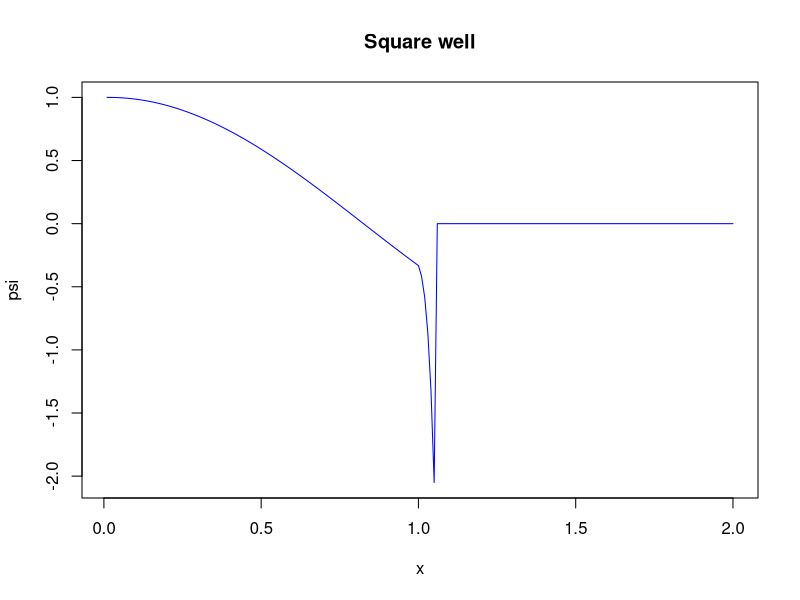
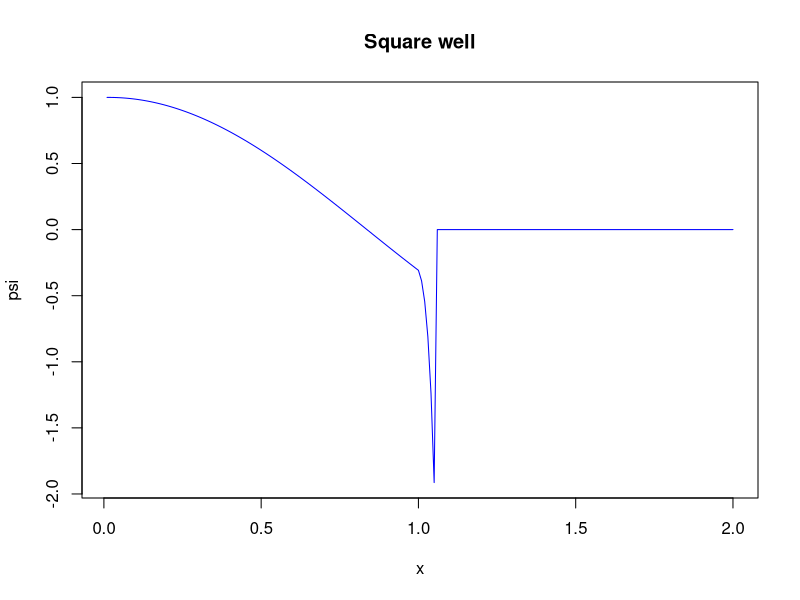
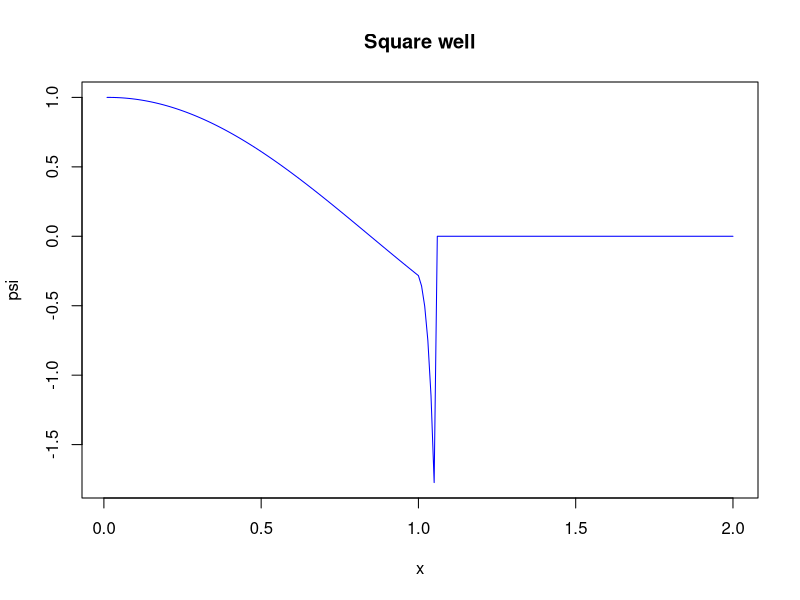
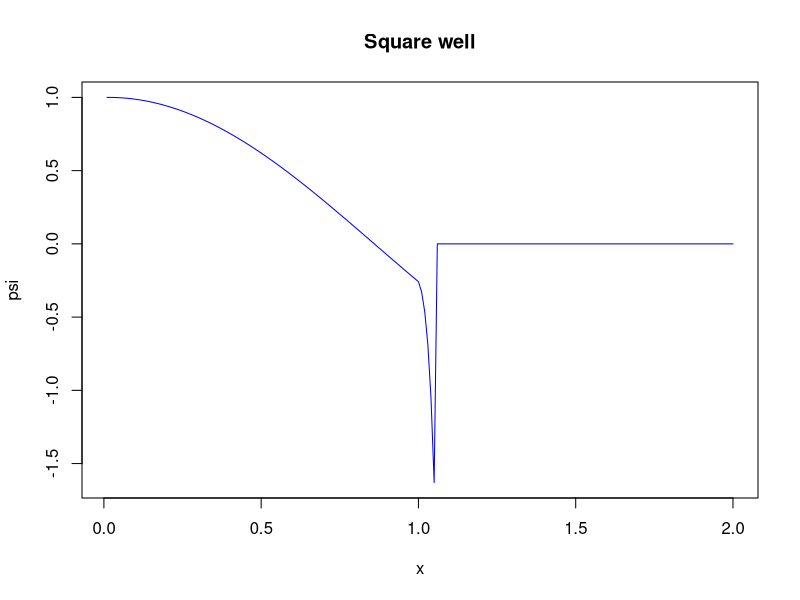
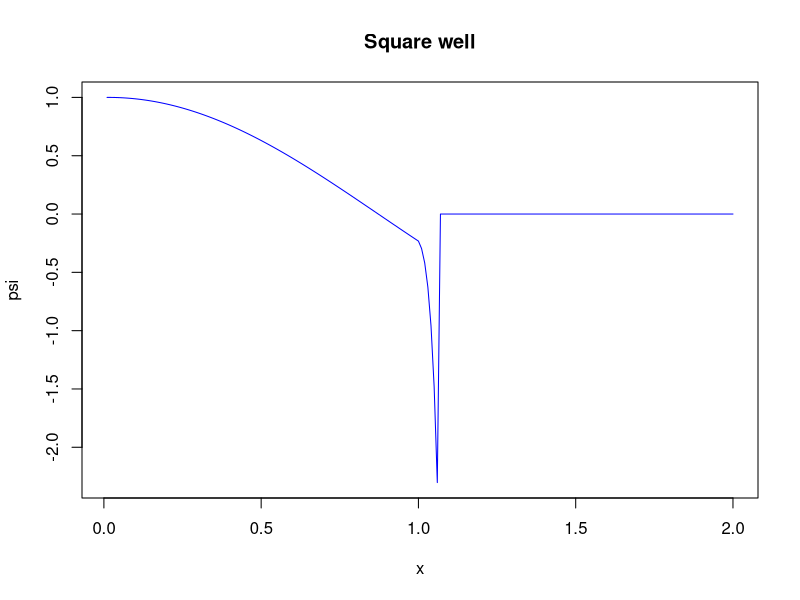
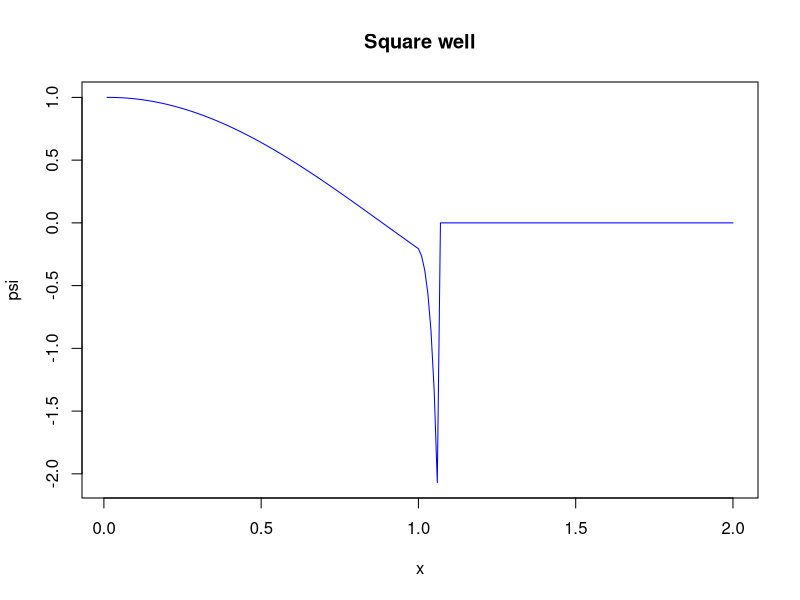
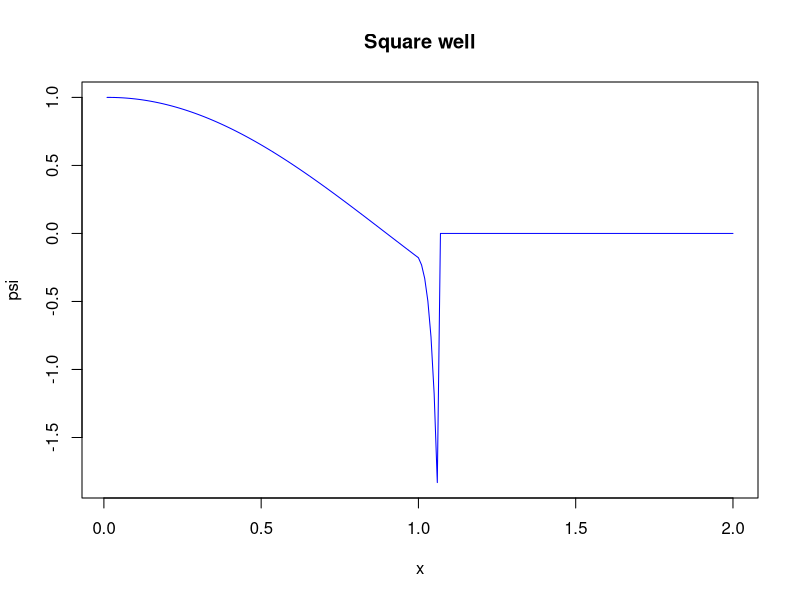
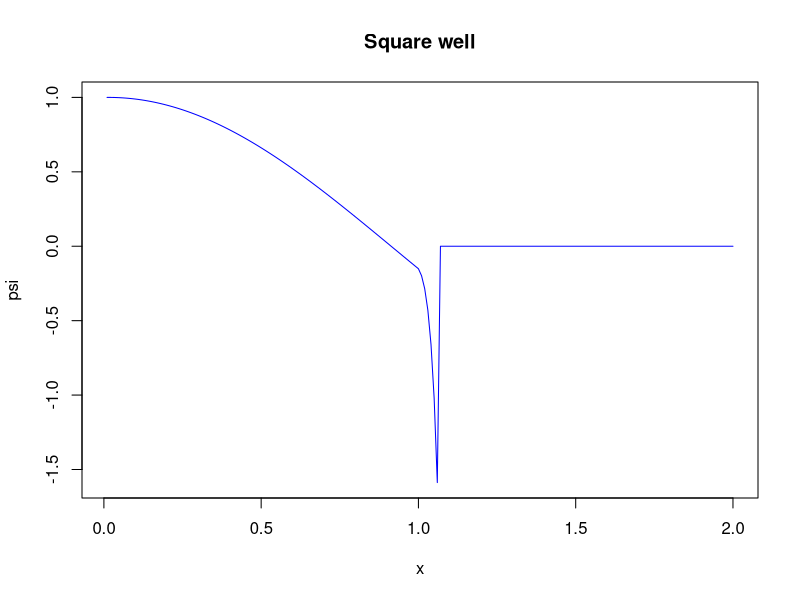

The R source for these figures, in order:
## Book: Computational Physics by Nicholas J. Giordano, Dean and Professor of Physics, Auburn University
## Reference Book: Matlab Version by Kevin Berwick, School of Electrical and Electronic Engineering, Dublin Institute of Technology
## Translated to R by Indranil Ghosh, Physics Department, Jadavpur University

##Schrodinger's 1-D wave equation solution with shooting method

N <- 200
delta_x <- 0.01
E_initial <- 1.879
delta_E <- 0.1
x <- seq(delta_x, N*delta_x, delta_x)
length(x)

V <- numeric(N)
V[100:N] <- 1000
length(V)

b <- 1.5
last_diverge <- 0
minimum_delta_E <- 0.005
E <- E_initial

calc <- function(psi, N, delta_x, E, b, V){
  for (i in 3:N){
    psi[i] <- 2*psi[i-1]-psi[i-2]-2*(E - V[i-1])*delta_x^2*psi[i-1]
    if (abs(psi[i])>b) return(list(psi, i-1))
  }
}

while (abs(delta_E)>minimum_delta_E) {
  psi <- numeric(N)
  psi[1] <- 1
  psi[2] <- 1
  
  l <- calc(psi, N, delta_x, E, b, V)
  psi <- l[[1]]
  i <- l[[2]]
  plot(x, psi, type="l", col="blue", main="Square well")
  Sys.sleep(0.09)
  
  if (sign(psi[i]) != sign(last_diverge)) delta_E <- -delta_E/2
  E <- E+delta_E
  last_diverge <- sign(psi[i])
}